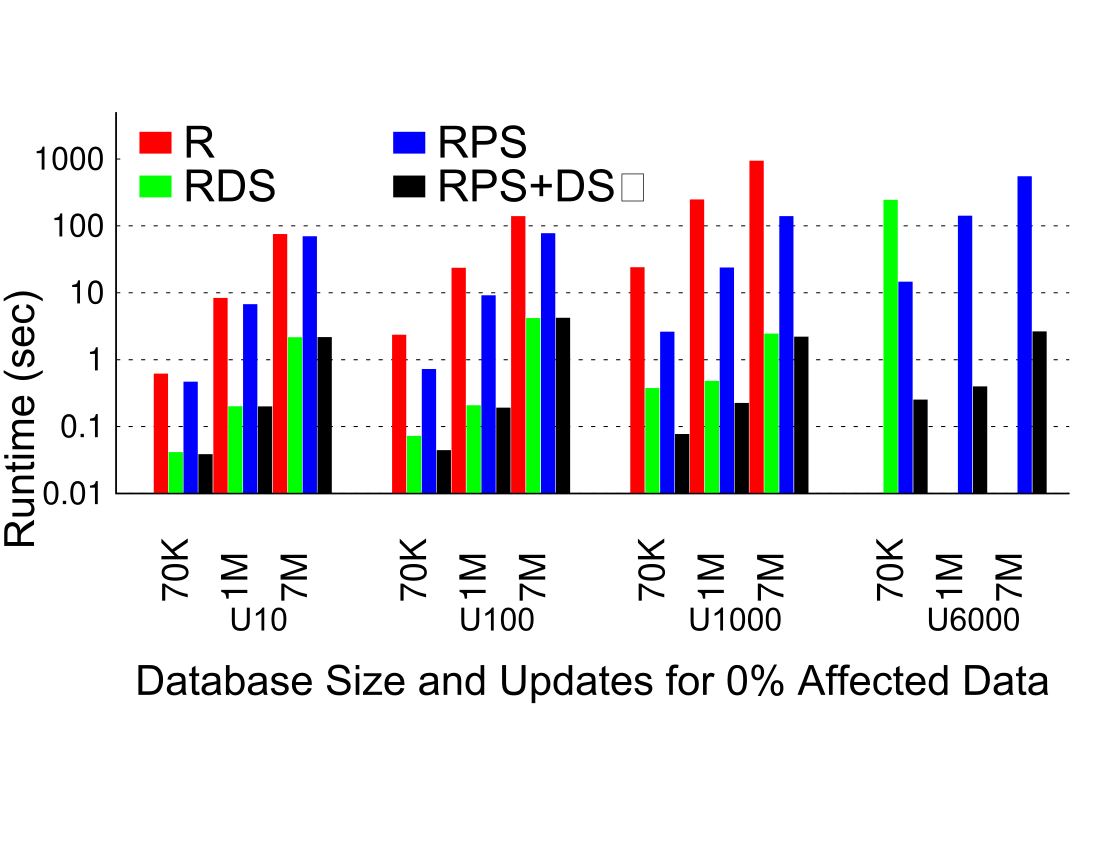

The script that drew this image:
set size ratio 0.4
set terminal postscript color enhanced
set output 'DBsize.ps'
unset title

# Margins
set tmargin 0
set bmargin 12
set rmargin 0
set lmargin 4

# border
set border 3 front linetype -1 linewidth 1.000
set boxwidth 0.95 absolute
set style fill   solid 1.00 noborder

# line styles
set linetype 1 lt -1 lw 1 lc rgb "#FF0000"
set linetype 2 lt -1 lw 1 lc rgb "#00FF00" 
set linetype 3 lt -1 lw 1 lc rgb "#0000FF"
set linetype 4 lt -1 lw 1 lc rgb "#000000"

set linetype cycle 4

# Grid
set grid nopolar
set grid noxtics nomxtics ytics nomytics noztics nomztics \
 nox2tics nomx2tics noy2tics nomy2tics nocbtics nomcbtics
set grid layerdefault   linetype 0 linewidth 3.000,  linetype 0 linewidth 1.000

# Key
set key nobox autotitles columnhead Left reverse left
set key font "Arial,32"
#set key height -4
set key width 10
set key samplen 2
set key spacing 4
set key maxrows 2
#set key at -0.5,1000

# style - histogram
set style histogram clustered gap 0.2 title  offset character 2, 0.25, 0
set datafile missing '-'
set style data histograms

# Axis
set xtics border in scale 0,0 nomirror rotate by 90  offset character 0, -5, 0 autojustify
set xtics norangelimit font ",26"
set xtics   ()

set logscale y
set yrange [ 0.01 : 5000 ]
set ytics border in scale 0,0 mirror norotate  offset character 0, 0, 0 autojustify
set ytics font ",23"

set xlabel font "Arial,30"
set xlabel "\nDatabase Size and Updates for 0% Affected Data" 
set xlabel  offset character 0, -5, 0  norotate

set ylabel "Runtime (sec)" 
set ylabel font "Arial,30"
set ylabel offset character -0.4, -6, 0

# Plot command
plot newhistogram "{/Arial=23 U10}" lt 1 , 'DBsize.csv' using 2:xtic(1) t col, '' using 3:xtic(1) t col, '' using 4 t col, '' using 5 t col,  \
	 newhistogram "{/Arial=23 U100}" lt 1 , '' u 6:xtic(1) notitle , '' u 7:xtic(1) notitle, '' u 8 notitle, '' u 9 notitle, \
	 newhistogram "{/Arial=23 U1000}" lt 1 , '' u 10:xtic(1) notitle , '' u 11:xtic(1) notitle, '' u 12 notitle, '' u 13 notitle, \
	 newhistogram "{/Arial=23 U6000}" lt 1, '' u 14:xtic(1) notitle , '' u 15:xtic(1) notitle, '' u 16:xtic(1) notitle, '' u 17:xtic(1) notitle 
